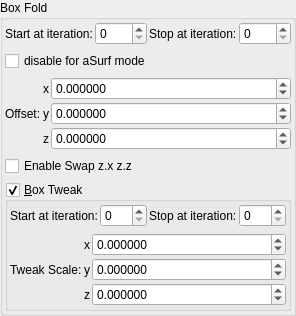
    <widget class="QGroupBox" name="groupBox">
     <property name="title">
      <string>Box Fold</string>
     </property>
     <layout class="QVBoxLayout" name="verticalLayout_4">
      <property name="leftMargin">
       <number>2</number>
      </property>
      <property name="topMargin">
       <number>2</number>
      </property>
      <property name="rightMargin">
       <number>2</number>
      </property>
      <property name="bottomMargin">
       <number>2</number>
      </property>
      <item>
       <layout class="QGridLayout" name="gridLayout_79">
        <property name="spacing">
         <number>2</number>
        </property>
        <item row="2" column="3">
         <widget class="MySpinBox" name="spinboxInt_transf_stop_iterations_A">
          <property name="sizePolicy">
           <sizepolicy hsizetype="Preferred" vsizetype="Maximum">
            <horstretch>0</horstretch>
            <verstretch>0</verstretch>
           </sizepolicy>
          </property>
          <property name="maximum">
           <number>999</number>
          </property>
         </widget>
        </item>
        <item row="2" column="1">
         <widget class="MySpinBox" name="spinboxInt_transf_start_iterations_A">
          <property name="sizePolicy">
           <sizepolicy hsizetype="Minimum" vsizetype="Maximum">
            <horstretch>0</horstretch>
            <verstretch>0</verstretch>
           </sizepolicy>
          </property>
          <property name="minimum">
           <number>0</number>
          </property>
          <property name="maximum">
           <number>999</number>
          </property>
          <property name="value">
           <number>0</number>
          </property>
         </widget>
        </item>
        <item row="2" column="2">
         <widget class="QLabel" name="label_51">
          <property name="text">
           <string>Stop at iteration:</string>
          </property>
         </widget>
        </item>
        <item row="2" column="0">
         <widget class="QLabel" name="label_71">
          <property name="text">
           <string>Start at iteration:</string>
          </property>
         </widget>
        </item>
       </layout>
      </item>
      <item>
       <widget class="MyCheckBox" name="checkBox_transf_function_enabled">
        <property name="text">
         <string notr="true">disable for aSurf mode</string>
        </property>
       </widget>
      </item>
      <item>
       <layout class="QGridLayout" name="gridLayout_64" columnstretch="0,0,0,1">
        <property name="spacing">
         <number>2</number>
        </property>
        <item row="3" column="2">
         <widget class="QLabel" name="label_124">
          <property name="text">
           <string notr="true">z</string>
          </property>
         </widget>
        </item>
        <item row="1" column="2">
         <widget class="QLabel" name="label_123">
          <property name="text">
           <string notr="true">x</string>
          </property>
         </widget>
        </item>
        <item row="1" column="3">
         <widget class="MyDoubleSpinBox" name="spinbox3_transf_addition_constant_111_x">
          <property name="sizePolicy">
           <sizepolicy hsizetype="Minimum" vsizetype="Maximum">
            <horstretch>0</horstretch>
            <verstretch>0</verstretch>
           </sizepolicy>
          </property>
          <property name="prefix">
           <string/>
          </property>
          <property name="decimals">
           <number>6</number>
          </property>
          <property name="minimum">
           <double>-99.989999999999995</double>
          </property>
          <property name="singleStep">
           <double>0.100000000000000</double>
          </property>
         </widget>
        </item>
        <item row="2" column="3">
         <widget class="MyDoubleSpinBox" name="spinbox3_transf_addition_constant_111_y">
          <property name="sizePolicy">
           <sizepolicy hsizetype="Minimum" vsizetype="Maximum">
            <horstretch>0</horstretch>
            <verstretch>0</verstretch>
           </sizepolicy>
          </property>
          <property name="decimals">
           <number>6</number>
          </property>
          <property name="minimum">
           <double>-99.989999999999995</double>
          </property>
          <property name="maximum">
           <double>99.989999999999995</double>
          </property>
          <property name="singleStep">
           <double>0.100000000000000</double>
          </property>
         </widget>
        </item>
        <item row="2" column="2">
         <widget class="QLabel" name="label_122">
          <property name="text">
           <string notr="true">y</string>
          </property>
         </widget>
        </item>
        <item row="3" column="3">
         <widget class="MyDoubleSpinBox" name="spinbox3_transf_addition_constant_111_z">
          <property name="sizePolicy">
           <sizepolicy hsizetype="Minimum" vsizetype="Maximum">
            <horstretch>0</horstretch>
            <verstretch>0</verstretch>
           </sizepolicy>
          </property>
          <property name="decimals">
           <number>6</number>
          </property>
          <property name="minimum">
           <double>-99.989999999999995</double>
          </property>
          <property name="maximum">
           <double>99.989999999999995</double>
          </property>
          <property name="singleStep">
           <double>0.100000000000000</double>
          </property>
         </widget>
        </item>
        <item row="2" column="1">
         <widget class="QLabel" name="label_257">
          <property name="text">
           <string>Offset:</string>
          </property>
         </widget>
        </item>
       </layout>
      </item>
      <item>
       <widget class="MyCheckBox" name="checkBox_transf_function_enabledSw_false">
        <property name="font">
         <font>
          <weight>50</weight>
          <bold>false</bold>
         </font>
        </property>
        <property name="text">
         <string>Enable Swap z.x z.z</string>
        </property>
       </widget>
      </item>
      <item>
       <widget class="MyGroupBox" name="groupCheck_transf_function_enabled_false">
        <property name="font">
         <font>
          <weight>50</weight>
          <bold>false</bold>
         </font>
        </property>
        <property name="title">
         <string>&amp;Box Tweak</string>
        </property>
        <property name="checkable">
         <bool>true</bool>
        </property>
        <layout class="QVBoxLayout" name="verticalLayout_5">
         <property name="leftMargin">
          <number>2</number>
         </property>
         <property name="topMargin">
          <number>2</number>
         </property>
         <property name="rightMargin">
          <number>2</number>
         </property>
         <property name="bottomMargin">
          <number>2</number>
         </property>
         <item>
          <layout class="QGridLayout" name="gridLayout_73">
           <property name="spacing">
            <number>2</number>
           </property>
           <item row="0" column="1">
            <widget class="MySpinBox" name="spinboxInt_transf_start_iterations_D">
             <property name="sizePolicy">
              <sizepolicy hsizetype="Minimum" vsizetype="Maximum">
               <horstretch>0</horstretch>
               <verstretch>0</verstretch>
              </sizepolicy>
             </property>
             <property name="maximum">
              <number>999</number>
             </property>
            </widget>
           </item>
           <item row="0" column="0">
            <widget class="QLabel" name="label_272">
             <property name="text">
              <string>Start at iteration:</string>
             </property>
            </widget>
           </item>
           <item row="0" column="2">
            <widget class="QLabel" name="label_271">
             <property name="text">
              <string>Stop at iteration:</string>
             </property>
            </widget>
           </item>
           <item row="0" column="3">
            <widget class="MySpinBox" name="spinboxInt_transf_stop_iterations_D1">
             <property name="sizePolicy">
              <sizepolicy hsizetype="Minimum" vsizetype="Maximum">
               <horstretch>0</horstretch>
               <verstretch>0</verstretch>
              </sizepolicy>
             </property>
             <property name="maximum">
              <number>999</number>
             </property>
            </widget>
           </item>
          </layout>
         </item>
         <item>
          <layout class="QGridLayout" name="gridLayout_5" columnstretch="0,0,1">
           <property name="spacing">
            <number>2</number>
           </property>
           <item row="2" column="1">
            <widget class="QLabel" name="label_30">
             <property name="text">
              <string notr="true">z</string>
             </property>
            </widget>
           </item>
           <item row="0" column="1">
            <widget class="QLabel" name="label_32">
             <property name="text">
              <string notr="true">x</string>
             </property>
            </widget>
           </item>
           <item row="1" column="1">
            <widget class="QLabel" name="label_33">
             <property name="text">
              <string notr="true">y</string>
             </property>
            </widget>
           </item>
           <item row="1" column="0">
            <widget class="QLabel" name="label_37">
             <property name="text">
              <string>Tweak Scale:</string>
             </property>
            </widget>
           </item>
           <item row="0" column="2">
            <widget class="MyDoubleSpinBox" name="spinbox3_transf_scale3D_000_x">
             <property name="enabled">
              <bool>true</bool>
             </property>
             <property name="sizePolicy">
              <sizepolicy hsizetype="Minimum" vsizetype="Maximum">
               <horstretch>0</horstretch>
               <verstretch>0</verstretch>
              </sizepolicy>
             </property>
             <property name="decimals">
              <number>6</number>
             </property>
             <property name="minimum">
              <double>-99.989999999999995</double>
             </property>
             <property name="maximum">
              <double>99.989999999999995</double>
             </property>
             <property name="singleStep">
              <double>0.100000000000000</double>
             </property>
            </widget>
           </item>
           <item row="1" column="2">
            <widget class="MyDoubleSpinBox" name="spinbox3_transf_scale3D_000_y">
             <property name="enabled">
              <bool>true</bool>
             </property>
             <property name="sizePolicy">
              <sizepolicy hsizetype="Minimum" vsizetype="Maximum">
               <horstretch>0</horstretch>
               <verstretch>0</verstretch>
              </sizepolicy>
             </property>
             <property name="decimals">
              <number>6</number>
             </property>
             <property name="minimum">
              <double>-99.989999999999995</double>
             </property>
             <property name="maximum">
              <double>99.989999999999995</double>
             </property>
             <property name="singleStep">
              <double>0.100000000000000</double>
             </property>
            </widget>
           </item>
           <item row="2" column="2">
            <widget class="MyDoubleSpinBox" name="spinbox3_transf_scale3D_000_z">
             <property name="enabled">
              <bool>true</bool>
             </property>
             <property name="sizePolicy">
              <sizepolicy hsizetype="Minimum" vsizetype="Maximum">
               <horstretch>0</horstretch>
               <verstretch>0</verstretch>
              </sizepolicy>
             </property>
             <property name="decimals">
              <number>6</number>
             </property>
             <property name="minimum">
              <double>-99.989999999999995</double>
             </property>
             <property name="maximum">
              <double>99.989999999999995</double>
             </property>
             <property name="singleStep">
              <double>0.100000000000000</double>
             </property>
            </widget>
           </item>
          </layout>
         </item>
        </layout>
       </widget>
      </item>
     </layout>
    </widget>
